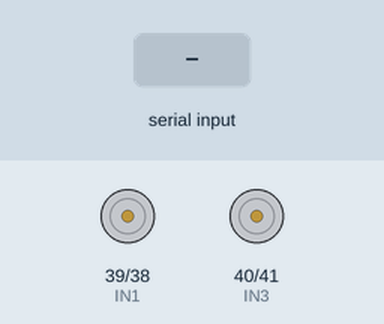
Bench run of a sketch on a simulated ESP32. Parts: motor-driver pin pairs drawn as motors (green arrow = first pin HIGH = forward, orange = second pin HIGH = backward, longer = more drive, scaled by the enable pin). The inputs (shaded band) are chosen by the test bench.

Above: at 1.2 s.
1.3 s: "G" received over the second serial link
At 2.3 s:
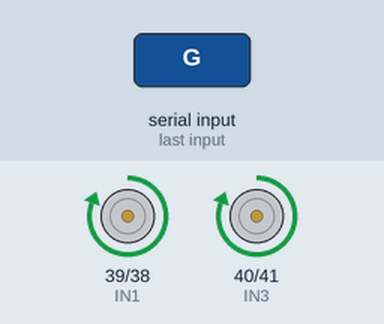
2.8 s: "B" received over the second serial link
At 3.4 s:
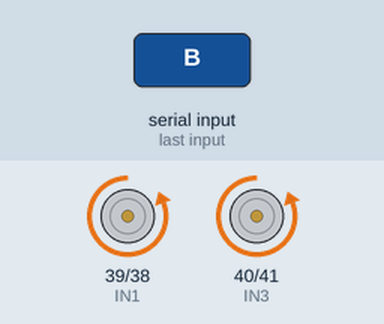
4.3 s: "L" received over the second serial link
At 5.5 s:
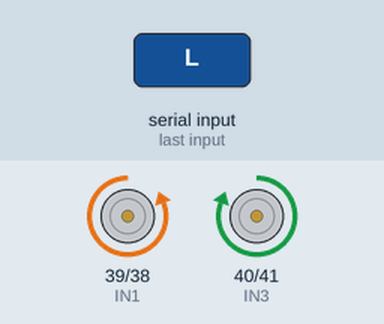
5.8 s: "R" received over the second serial link
At 6.9 s:
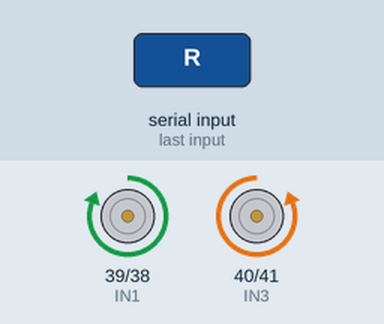
7.3 s: "S" received over the second serial link
At 8.0 s:
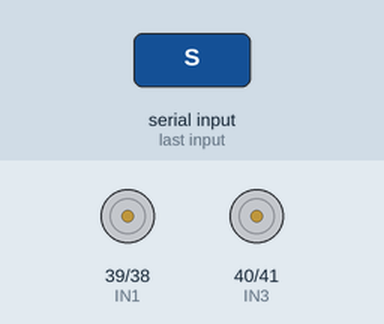
Timing chart, 0 to 9.8 s (numbered marks = the images above; inputs shaded):
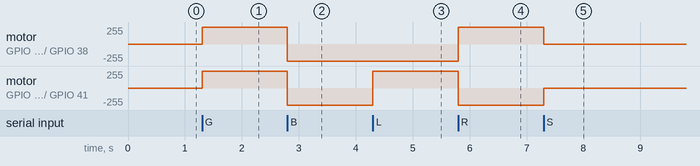

The sketch:

remote-control-car.ino
```cpp
#define ENA 37
#define IN1 39
#define IN2 38
#define IN3 40
#define IN4 41
#define ENB 42

void setup()
{
  Serial.begin(115200);
  Serial2.begin(9600, SERIAL_8N1, 8, 9);

  pinMode(ENA, OUTPUT); digitalWrite(ENA,1);
  pinMode(IN1, OUTPUT);
  pinMode(IN2, OUTPUT);
  pinMode(IN3, OUTPUT);
  pinMode(IN4, OUTPUT);
  pinMode(ENB, OUTPUT); digitalWrite(ENB,1);
}

void loop()
{
  if (Serial2.available())
  {
    char DATA = Serial2.read();


    if(DATA == 'G') {GO();}
    if(DATA == 'B') {BACK();}
    if(DATA == 'L') {LEFT();}
    if(DATA == 'R') {RIGHT();}
    if(DATA == 'S') {STOP();}
  }
}
```

functions.ino
```cpp
void GO()
{
  digitalWrite(IN1, 1); digitalWrite(IN2, 0);
  digitalWrite(IN3, 1); digitalWrite(IN4, 0);
}


void BACK()
{
  digitalWrite(IN1, 0); digitalWrite(IN2, 1);
  digitalWrite(IN3, 0); digitalWrite(IN4, 1);
}


void LEFT()
{
  digitalWrite(IN1, 0); digitalWrite(IN2, 1);
  digitalWrite(IN3, 1); digitalWrite(IN4, 0);
}


void RIGHT()
{
  digitalWrite(IN1, 1); digitalWrite(IN2, 0);
  digitalWrite(IN3, 0); digitalWrite(IN4, 1);
}


void STOP()
{
  digitalWrite(IN1, 0); digitalWrite(IN2, 0);
  digitalWrite(IN3, 0); digitalWrite(IN4, 0);
}
```

Measured:
- after the input at 1.3 s, motor on GPIO 39 (IN1) / GPIO 38 (IN2), motor on GPIO 40 (IN3) / GPIO 41 (IN4): stopped → forward 255/255 at once
- after the input at 2.8 s, motor on GPIO 39 (IN1) / GPIO 38 (IN2), motor on GPIO 40 (IN3) / GPIO 41 (IN4): forward 255/255 → backward 255/255 at once
- after the input at 4.3 s, motor on GPIO 40 (IN3) / GPIO 41 (IN4): backward 255/255 → forward 255/255 at once
- after the input at 5.8 s, motor on GPIO 39 (IN1) / GPIO 38 (IN2): backward 255/255 → forward 255/255 at once; motor on GPIO 40 (IN3) / GPIO 41 (IN4): forward 255/255 → backward 255/255 at once
- after the input at 7.3 s, motor on GPIO 39 (IN1) / GPIO 38 (IN2): forward 255/255 → stopped at once; motor on GPIO 40 (IN3) / GPIO 41 (IN4): backward 255/255 → stopped at once
